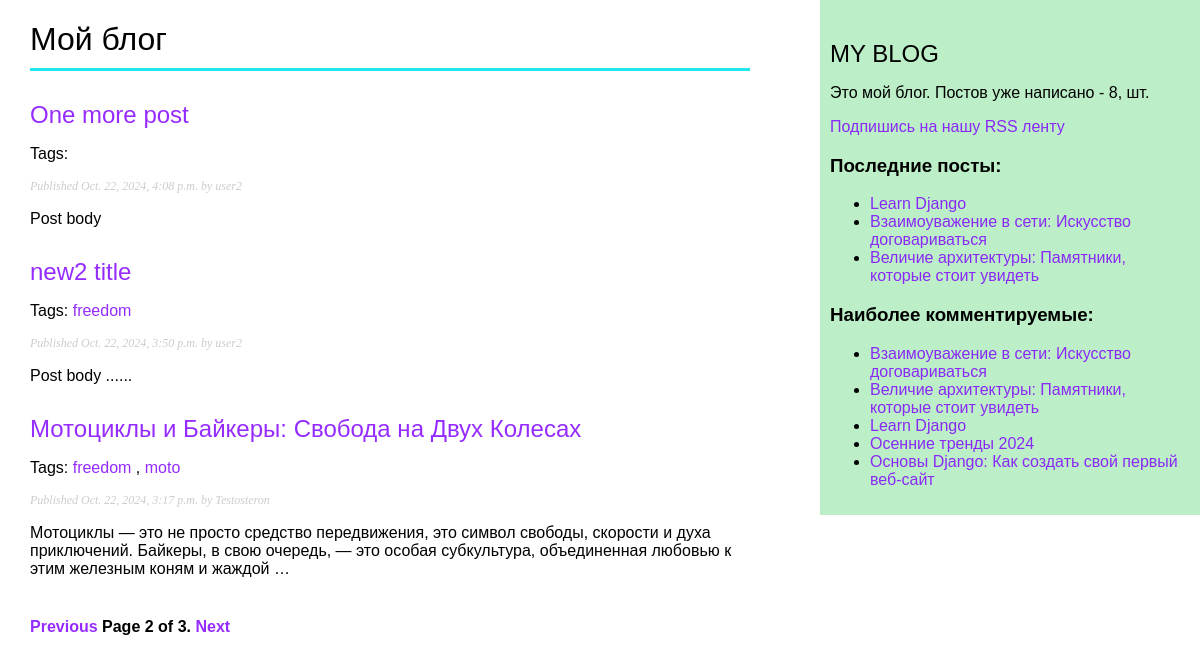
Screenshot of /blog/?page=2 with the database file from the repository.
### blog/models.py (models this page shows, shortened)
class Post(models.Model):
    class Status(models.TextChoices):
        DRAFT = 'DF', 'Draft'
        PUBLISHED = 'PB', 'Published'
    title = models.CharField(max_length=250)
    slug = models.SlugField(
        max_length=250,
        unique_for_date='publish'
    )
    author = models.ForeignKey(
        settings.AUTH_USER_MODEL,
        on_delete=models.CASCADE,
        related_name='blog_posts'
    )
    body = models.TextField()
    publish = models.DateTimeField(default=timezone.now)
    created = models.DateTimeField(auto_now_add=True)
    updated = models.DateTimeField(auto_now=True)
    status = models.CharField(
        max_length=2,
        choices=Status,
        default=Status.DRAFT
    )
    objects = models.Manager()  # The default manager.
    published = PublishedManager()  # Our custom manager.
    tags = TaggableManager()
    class Meta:
        ordering = ['-publish']
        indexes = [
            models.Index(fields=['-publish']),
        ]
    def get_absolute_url(self):
        return reverse(
            'blog:post_detail',
            args=[
                self.publish.year,
                self.publish.month,
                self.publish.day,
                self.slug,
            ],
        )

### blog/views.py (the view)
# urls.py: path('', views.post_list, name='post_list'),
def post_list(request, tag_slug=None):
    post_list = Post.published.all()
    tag = None
    if tag_slug:
        tag = get_object_or_404(Tag, slug=tag_slug)
        post_list = post_list.filter(tags__in=[tag])
    paginator = Paginator(post_list, 3)
    page_number = request.GET.get('page', 1)
    try:
        posts = paginator.page(page_number)
    except PageNotAnInteger:
        posts = paginator.page(1)
    except EmptyPage:
        posts = paginator.page(paginator.num_pages)
    return render(
        request,
        'blog/post/list.html',
        {'posts': posts,
         'tag': tag}
    )

### blog/models.py (called while the page is built)
    def get_queryset(self):
        return (
            super().get_queryset().filter(status=Post.Status.PUBLISHED)
        )

### blog/templatetags/blog_tags.py (called while the page is built)
@register.simple_tag
def total_posts():
    return Post.published.count()

@register.inclusion_tag('blog/post/latest_posts.html')
def show_latest_posts(count=5):
    latest_posts = Post.published.order_by('-publish')[:count]
    return {'latest_posts': latest_posts}

@register.simple_tag
def get_most_commented_posts(count=5):
    return Post.published.annotate(
        total_comments=Count('comments')
    ).order_by('-total_comments')[:count]

@register.filter(name='markdown')
def markdown_format(text):
    return mark_safe(markdown.markdown(text))

### blog/templates/blog/post/list.html (shortened to what this page needs)
{% extends "blog/base.html" %}
{% load blog_tags %}
{% block content %}
  <h1>Мой блог</h1>
  {% for post in posts %}
    <h2>
      <a href="{{ post.get_absolute_url }}">
        {{ post.title }}
      </a>
    </h2>
    <p class="tags">
      Tags:
      {% for tag in post.tags.all %}
        <a href="{% url "blog:post_list_by_tag" tag.slug %}">
          {{ tag.name }}
        </a>{% if not forloop.last %}, {% endif %}
      {% endfor %}
    </p>
    <p class="date">
      Published {{ post.publish }} by {{ post.author }}
    </p>
    {{ post.body|markdown|truncatewords_html:30 }}
  {% endfor %}
  {% include "pagination.html" with page=posts %}
{% endblock %}

### blog/templates/blog/base.html (shortened to what this page needs)
{% load blog_tags %}
{% load static %}
<!DOCTYPE html>
<html>
<head>
  <link href="{% static "css/blog.css" %}" rel="stylesheet">
</head>
<body>
  <div id="content">
    {% block content %}
    {% endblock %}
  </div>
  <div id="sidebar">
    <h2>MY BLOG</h2>
    <p>
      Это мой блог.
      Постов уже написано - {% total_posts %}, шт.
    </p>
    <p>
      <a href="{% url "blog:post_feed" %}">
        Подпишись на нашу RSS ленту
      </a>
    </p>
    <h3>Последние посты:</h3>
    {% show_latest_posts 3 %}
    <h3>Наиболее комментируемые: </h3>
    {% get_most_commented_posts as most_commented_posts %}
    <ul>
      {% for post in most_commented_posts %}
        <li>
          <a href="{{ post.get_absolute_url }}">{{ post.title }}</a>
        </li>
      {% endfor %}
    </ul>
  </div>
</body>
</html>

### blog/templates/blog/post/latest_posts.html
<ul>
  {% for post in latest_posts %}
    <li>
      <a href="{{ post.get_absolute_url }}">{{ post.title }}</a>
    </li>
  {% endfor %}
</ul>

### blog/static/css/blog.css (style rules this page uses)
body { margin:0; padding:0; font-family:helvetica, sans-serif; }
a { color:#7f00ffd4; text-decoration:none; }
h1 { font-weight:normal; border-bottom:3px solid #21e6eb; padding:0 0 10px 0; }
h2 { font-weight:normal; margin:30px 0 0; }
#content { float:left; width:60%; padding:0 0 0 30px; }
#sidebar { float:right; width:30%; padding:10px; background:#31cd5152; height:100%; }
p.date { color:#ccc; font-family: georgia, serif; font-size: 12px; font-style: italic; }

### rows the page displays
Post: title "One more post", publish "Oct. 22, 2024, 4:08 p.m.", author "user2", body "Post body"
Post: title "new2 title", publish "Oct. 22, 2024, 3:50 p.m.", author "user2", body "Post body ......"
Tag: name "freedom"
Post: title "Мотоциклы и Байкеры: Свобода на Двух Колесах", publish "Oct. 22, 2024, 3:17 p.m.", author "Testosteron", body "Мотоциклы — это не просто средство передвижения, это символ свободы, скорости и духа приключений. Байкеры, в свою очередь, — это особая субкультура, объединенная любовью к этим железным коням и жаждой …"
Tag: name "moto"
Post: title "Learn Django"
Post: title "Взаимоуважение в сети: Искусство договариваться"
Post: title "Величие архитектуры: Памятники, которые стоит увидеть"
Post: title "Осенние тренды 2024"
Post: title "Основы Django: Как создать свой первый веб-сайт"

### other values shown
{{ page.number }} "2"
{{ page.paginator.num_pages }} "3"
